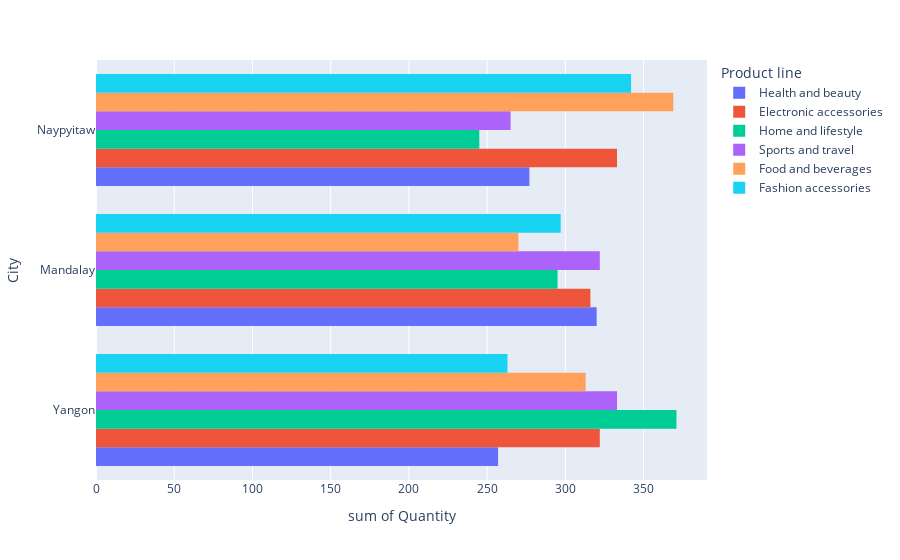

Notebook code for this chart:
### Code cell
fig = px.histogram(something, x="Quantity", y="City",color='Product line', barmode='group', width=900)
fig.show()

### Figure 1 — Plotly figure (JSON) as saved in the notebook; plotly's stock layout.template omitted (floating-point values rounded to 4 significant figures; data arrays with more than 128 entries replaced by an {"elided": "..."} marker saying what was removed)
{"data": [{"alignmentgroup": "True", "bingroup": "y", "histfunc": "sum", "hovertemplate": "Product line=Health and beauty<br>sum of Quantity=%{x}<br>City=%{y}<extra></extra>", "legendgroup": "Health and beauty", "marker": {"color": "#636efa", "pattern": {"shape": ""}}, "name": "Health and beauty", "offsetgroup": "Health and beauty", "orientation": "h", "showlegend": true, "type": "histogram", "x": {"elided": "152 int values"}, "xaxis": "x", "y": {"elided": "152 str values"}, "yaxis": "y"}, {"alignmentgroup": "True", "bingroup": "y", "histfunc": "sum", "hovertemplate": "Product line=Electronic accessories<br>sum of Quantity=%{x}<br>City=%{y}<extra></extra>", "legendgroup": "Electronic accessories", "marker": {"color": "#EF553B", "pattern": {"shape": ""}}, "name": "Electronic accessories", "offsetgroup": "Electronic accessories", "orientation": "h", "showlegend": true, "type": "histogram", "x": {"elided": "170 int values"}, "xaxis": "x", "y": {"elided": "170 str values"}, "yaxis": "y"}, {"alignmentgroup": "True", "bingroup": "y", "histfunc": "sum", "hovertemplate": "Product line=Home and lifestyle<br>sum of Quantity=%{x}<br>City=%{y}<extra></extra>", "legendgroup": "Home and lifestyle", "marker": {"color": "#00cc96", "pattern": {"shape": ""}}, "name": "Home and lifestyle", "offsetgroup": "Home and lifestyle", "orientation": "h", "showlegend": true, "type": "histogram", "x": {"elided": "160 int values"}, "xaxis": "x", "y": {"elided": "160 str values"}, "yaxis": "y"}, {"alignmentgroup": "True", "bingroup": "y", "histfunc": "sum", "hovertemplate": "Product line=Sports and travel<br>sum of Quantity=%{x}<br>City=%{y}<extra></extra>", "legendgroup": "Sports and travel", "marker": {"color": "#ab63fa", "pattern": {"shape": ""}}, "name": "Sports and travel", "offsetgroup": "Sports and travel", "orientation": "h", "showlegend": true, "type": "histogram", "x": {"elided": "166 int values"}, "xaxis": "x", "y": {"elided": "166 str values"}, "yaxis": "y"}, {"alignmentgroup": "True", "bingroup": "y", "histfunc": "sum", "hovertemplate": "Product line=Food and beverages<br>sum of Quantity=%{x}<br>City=%{y}<extra></extra>", "legendgroup": "Food and beverages", "marker": {"color": "#FFA15A", "pattern": {"shape": ""}}, "name": "Food and beverages", "offsetgroup": "Food and beverages", "orientation": "h", "showlegend": true, "type": "histogram", "x": {"elided": "174 int values"}, "xaxis": "x", "y": {"elided": "174 str values"}, "yaxis": "y"}, {"alignmentgroup": "True", "bingroup": "y", "histfunc": "sum", "hovertemplate": "Product line=Fashion accessories<br>sum of Quantity=%{x}<br>City=%{y}<extra></extra>", "legendgroup": "Fashion accessories", "marker": {"color": "#19d3f3", "pattern": {"shape": ""}}, "name": "Fashion accessories", "offsetgroup": "Fashion accessories", "orientation": "h", "showlegend": true, "type": "histogram", "x": {"elided": "178 int values"}, "xaxis": "x", "y": {"elided": "178 str values"}, "yaxis": "y"}], "layout": {"barmode": "group", "legend": {"title": {"text": "Product line"}, "tracegroupgap": 0}, "margin": {"t": 60}, "width": 900, "xaxis": {"anchor": "y", "domain": [0, 1], "title": {"text": "sum of Quantity"}}, "yaxis": {"anchor": "x", "domain": [0, 1], "title": {"text": "City"}}}}
